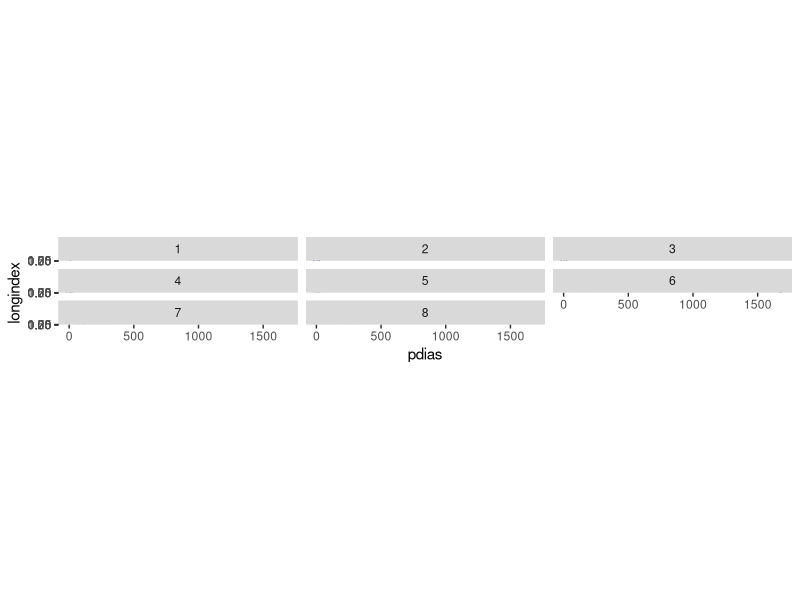
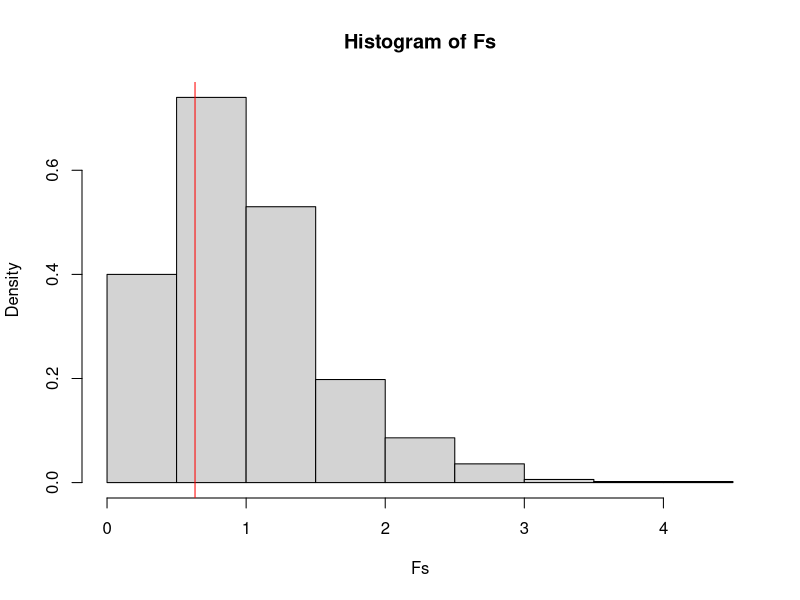
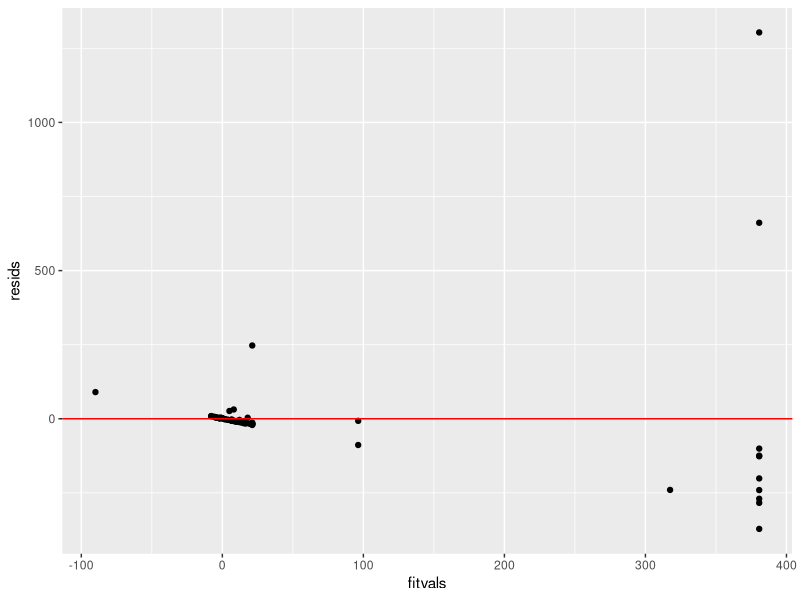
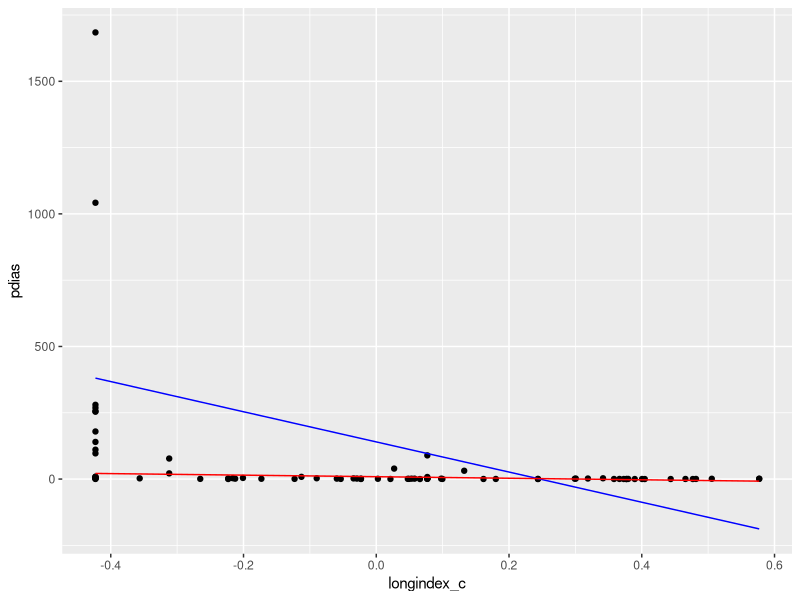
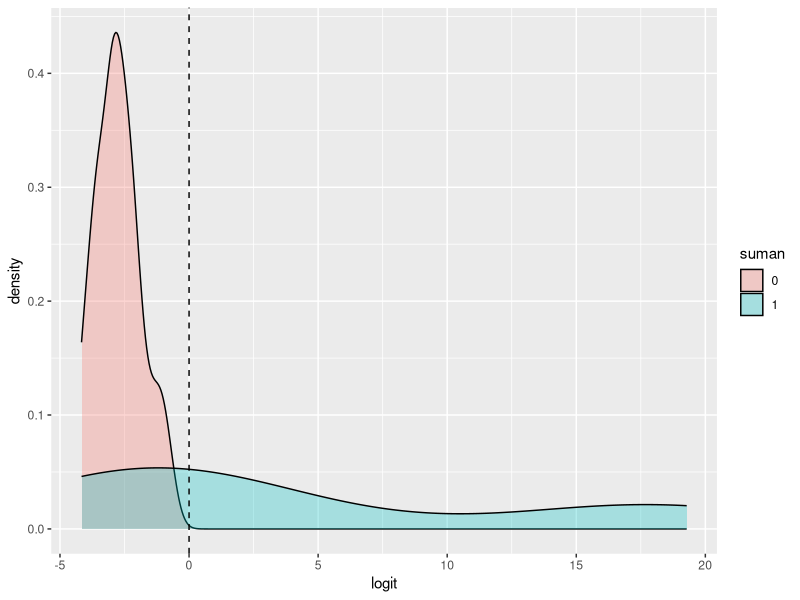
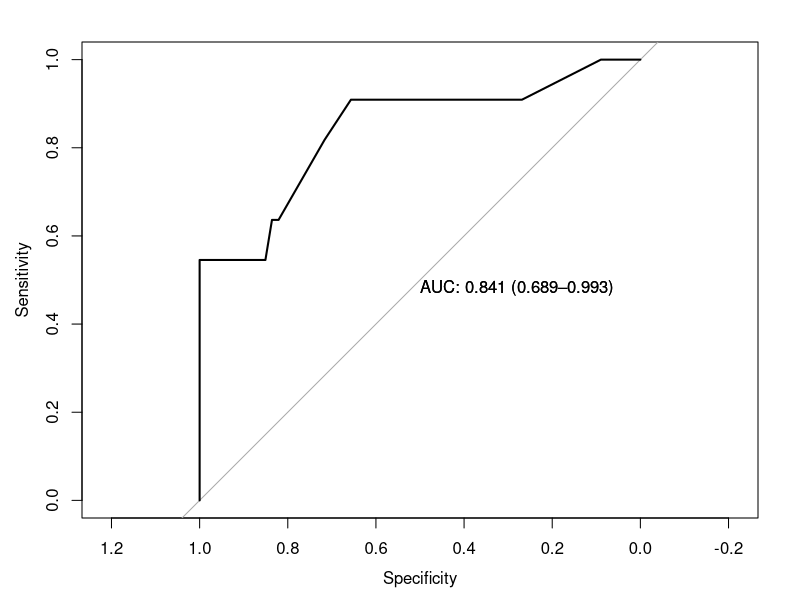

These charts were generated, in order, by the following R code:
## ---- chunk 1
library(knitr)
hook_output = knit_hooks$get('output')
knit_hooks$set(output = function(x, options) {
  # this hook is used only when the linewidth option is not NULL
  if (!is.null(n <- options$linewidth)) {
    x = knitr:::split_lines(x)
    # any lines wider than n should be wrapped
    if (any(nchar(x) > n)) x = strwrap(x, width = n)
    x = paste(x, collapse = '\n')
  }
  hook_output(x, options)
})

knitr::opts_chunk$set(echo = TRUE, eval = TRUE,fig.align="center",warning=FALSE,message=FALSE,fig.width=8, fig.height=5, linewidth=60)
options(tibble.width = 100,width = 100)
library(tidyverse)
class_diag<-function(probs,truth){
  
  tab<-table(factor(probs>.5,levels=c("FALSE","TRUE")),truth)
  acc=sum(diag(tab))/sum(tab)
  sens=tab[2,2]/colSums(tab)[2]
  spec=tab[1,1]/colSums(tab)[1]
  ppv=tab[2,2]/rowSums(tab)[2]

  if(is.numeric(truth)==FALSE & is.logical(truth)==FALSE) truth<-as.numeric(truth)-1
  
  #CALCULATE EXACT AUC
  ord<-order(probs, decreasing=TRUE)
  probs <- probs[ord]; truth <- truth[ord]
  
  TPR=cumsum(truth)/max(1,sum(truth)) 
  FPR=cumsum(!truth)/max(1,sum(!truth))
  
  dup<-c(probs[-1]>=probs[-length(probs)], FALSE)
  TPR<-c(0,TPR[!dup],1); FPR<-c(0,FPR[!dup],1)
  
  n <- length(TPR)
  auc<- sum( ((TPR[-1]+TPR[-n])/2) * (FPR[-1]-FPR[-n]) )

  data.frame(acc,sens,spec,ppv,auc)
}
## ---- chunk 2
library(cluster)
data(plantTraits)
plantTraits2 <- plantTraits %>% na.omit()
man1<-manova(cbind(pdias,longindex)~height, data=plantTraits2)
summary(man1)
## ---- chunk 3
ggplot(plantTraits2, aes(x = pdias, y = longindex)) +
 geom_point(alpha = .5) + geom_density_2d(h=2) + coord_fixed() + facet_wrap(~height)
## ---- chunk 4
summary.aov(man1)
## ---- chunk 5
pairwise.t.test(plantTraits2$pdias,plantTraits2$height,
 p.adj="bonferroni")
## ---- chunk 6
pairwise.t.test(plantTraits2$longindex,plantTraits2$height,
 p.adj="bonferroni")
## ---- chunk 7
1-(.95^59)
## ---- chunk 8
covmats<-plantTraits2%>%group_by(height)%>%do(covs=cov(.[2:3]))
for(i in 1:3){print(covmats$covs[i])}
## ---- chunk 9
library(vegan)
plantTraits2 %>% select(autopoll)%>% group_by(autopoll) %>% count()
dists<-plantTraits2%>%select(height, begflow)%>%dist()
adonis(dists~autopoll,data=plantTraits2)
## ---- chunk 10
#compute observed F 

SST<- sum(dists^2)/78 
SST
SSW<-plantTraits2%>%group_by(autopoll)%>%select(height, begflow)%>% do(d=dist(.[2:3],"euclidean"))%>%ungroup()%>% summarize(sum(d[[1]]^2)/37 + sum(d[[2]]^2)/17+ sum(d[[3]]^2)/11+sum(d[[4]]^2)/13)%>%pull
F_obs<-((SST-SSW)/3)/(SSW/74)#observed F statistic
F_obs
## ---- chunk 11
Fs<-replicate(1000,{ new<-plantTraits2%>%mutate(autopoll=sample(autopoll)) #permute the species vector 

SSW<-new%>%group_by(autopoll)%>%select(height, begflow)%>% do(d=dist(.[2:3],"euclidean"))%>%ungroup()%>% summarize(sum(d[[1]]^2)/37 + sum(d[[2]]^2)/17+ sum(d[[3]]^2)/11+sum(d[[4]]^2)/13)%>%pull

((SST-SSW)/3)/(SSW/74) #calculate new F on randomized data 
})
## ---- chunk 12
{hist(Fs,prob = T); abline(v=F_obs, col="red", add=T)}
## ---- chunk 13
mean(Fs>F_obs)
## ---- chunk 14
plantTraits2$longindex_c <- plantTraits2$longindex - mean(plantTraits2$longindex)
plantTraits2$lign<-relevel(plantTraits2$lign,ref="0")
fit<-glm(pdias ~ lign * longindex_c, data=plantTraits2)
summary(fit)
## ---- chunk 15
coef(fit)
## ---- chunk 16
library(sandwich)
library(lmtest)
coeftest(fit, vcov=vcovHC(fit))
## ---- chunk 17
resids<-fit$residuals 
fitvals<-fit$fitted.values
ggplot()+geom_point(aes(fitvals,resids))+geom_hline(yintercept=0, color='red')
## ---- chunk 18
bptest(fit)
## ---- chunk 19
ks.test(resids, "pnorm", sd=sd(resids))
## ---- chunk 20
newdat<-plantTraits2
newdat$lign<-rep("1",length(newdat$lign))
newdat$pred1<-predict(fit,newdat)
newdat$lign<-rep("0",length(newdat$lign))
newdat$pred2<-predict(fit,newdat)

ggplot(plantTraits2, aes(x = longindex_c, y = pdias)) +
    geom_point() + geom_line(data = newdat, aes(y = pred1),color='blue' ) +
    geom_line(data = newdat, aes(y = pred2),color='red' )
## ---- chunk 21
pdias=plantTraits2$pdias
(sum((pdias-mean(pdias))^2)-sum(fit$residuals^2))/sum((pdias-mean(pdias))^2)
## ---- chunk 22
samp_distn<-replicate(5000, { boot_dat<-boot_dat<-plantTraits2[sample(nrow(plantTraits2), replace=TRUE),]
fit2<-glm(pdias ~ lign*longindex_c, data=boot_dat)
coef(fit2) 
})

samp_distn%>%t%>%as.data.frame%>%gather%>%group_by(key)%>% summarize(lower=quantile(value,.025, na.rm = TRUE), upper=quantile(value,.975, na.rm = TRUE))
## ---- chunk 23
samp_distn%>%t%>%as.data.frame%>%summarize_all(sd,na.rm=TRUE)
## ---- chunk 24
p<-seq(0,1,by=.1)
odds<-function(p)p/(1-p)
logit<-function(p)log(odds(p))
fit3<-glm(suman~durflow+insects, data=plantTraits2, family="binomial")
summary(fit3)
## ---- chunk 25
exp(coef(fit3))
## ---- chunk 26
plantTraits2$prob<-predict(fit3,type="response")
table(predict=as.numeric(plantTraits2$prob>.5),truth=plantTraits2$suman)%>%addmargins
## ---- chunk 27
class_diag(plantTraits2$prob,plantTraits2$suman)
## ---- chunk 28
plantTraits2$logit<-predict(fit3)
ggplot(plantTraits2,aes(logit, fill=suman))+geom_density(alpha=.3)+
  geom_vline(xintercept=0,lty=2)
## ---- chunk 29
prob<-predict(fit3,type="response")
library(pROC)
roc(response=plantTraits2$suman,predictor=plantTraits2$prob,print.auc=T,ci=T,plot=T)
## ---- chunk 30
set.seed(1234) 
k=5 #choose number of folds 
data1<-plantTraits2[sample(nrow(plantTraits2)),] #randomly order rows
folds<-cut(seq(1:nrow(plantTraits2)),breaks=k,labels=F) #create folds 

diags<-NULL 
for(i in 1:k){ 
  ## Create training and test sets
  train<-data1[folds!=i,]  
  test<-data1[folds==i,]  
  truth<-test$suman  
  
  ## Train model on training set 
  fitcv<-glm(suman~durflow+insects, family="binomial", data=train)  
  probs<-predict(fitcv,newdata = test,type="response")
  
  ## Test model on test set (save all k results)  
  diags<-rbind(diags,class_diag(probs,truth)) 
  }
apply(diags,2,mean)
